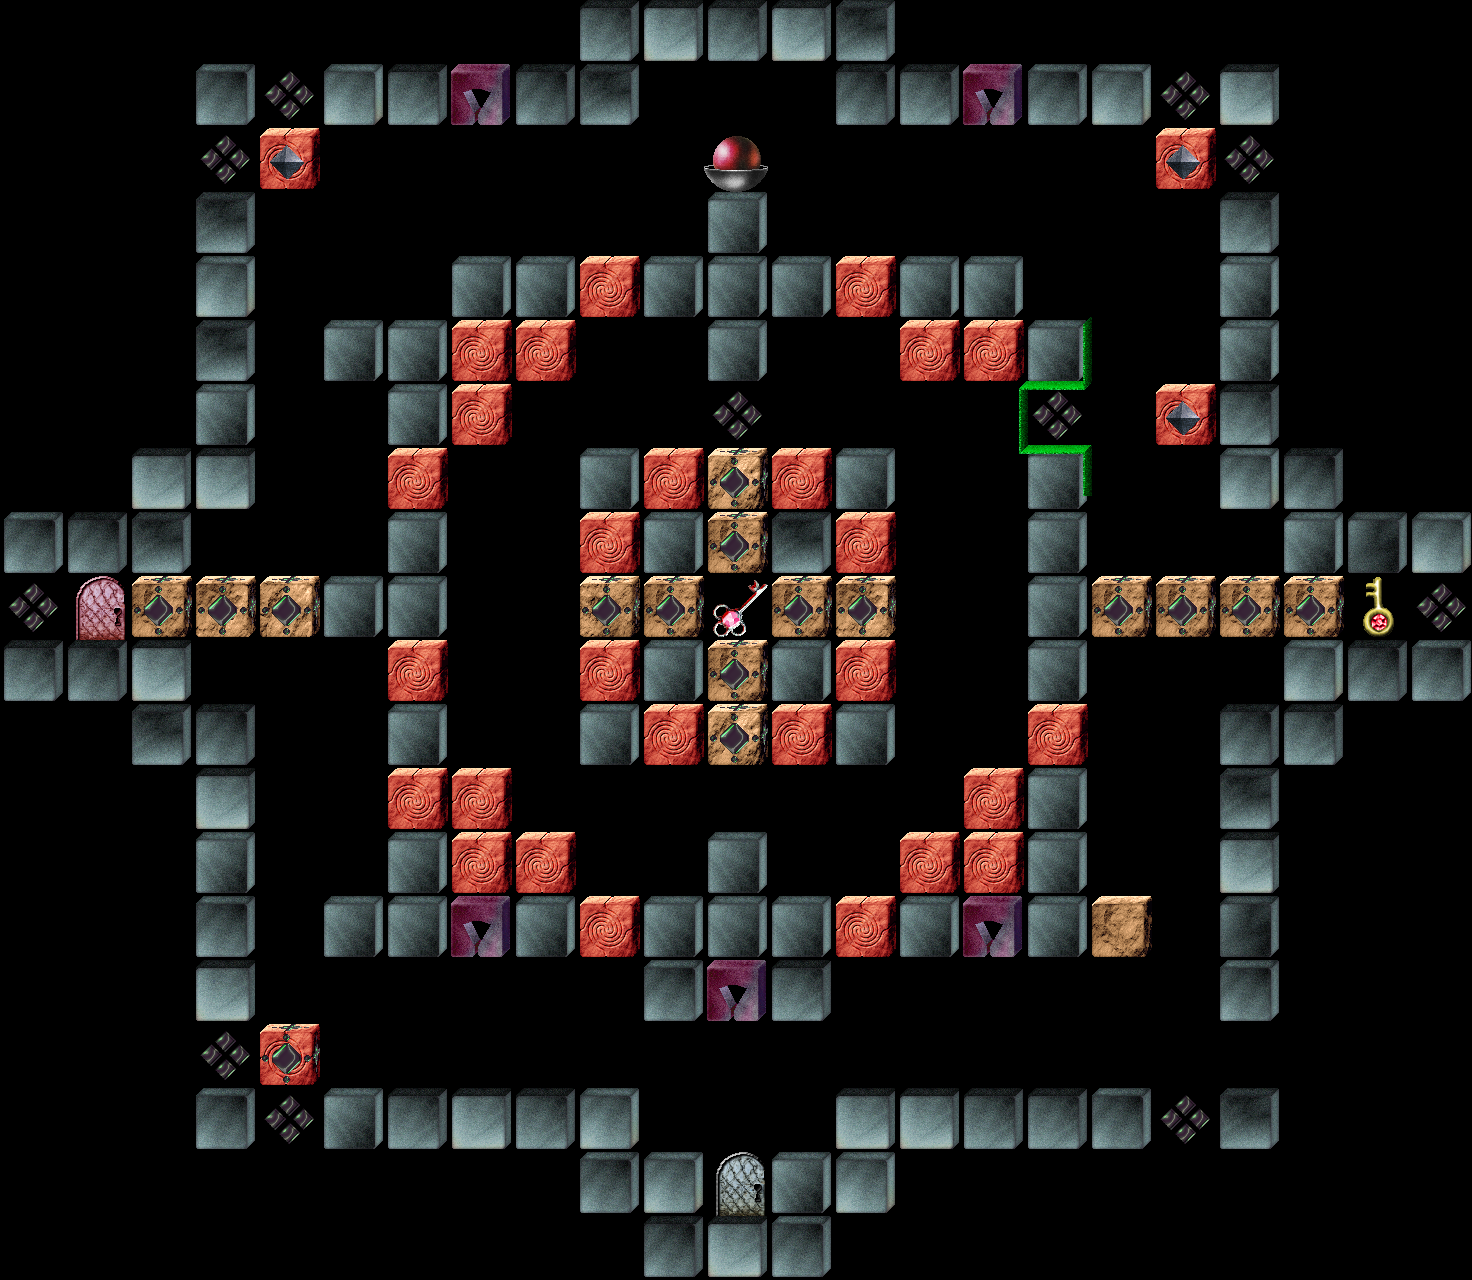

Below is a game level as drawn by its tile map, then a one-line description and the .tmx file that defines it, in full:
An orthogonal 23x20 tile map with 64x64 px tiles, 5 tile layers (Hidden Items, Items, Blocks, BlockExtras, ...), 2 tilesets and 2 objects.

<map version="1.8" tiledversion="1.11.0" orientation="orthogonal" renderorder="right-down" width="23" height="20" tilewidth="64" tileheight="64" infinite="0" nextlayerid="12" nextobjectid="184">
 <tileset firstgid="1" source="../StaticObjects.tsx" />
 <tileset firstgid="89" source="../BoxDrawing.tsx" />
 <layer id="4" name="Hidden Items" width="23" height="20">
  <data encoding="csv">
0,0,0,0,0,0,0,0,0,0,0,0,0,0,0,0,0,0,0,0,0,0,0,
0,0,0,0,0,0,0,0,0,0,0,0,0,0,0,0,0,0,0,0,0,0,0,
0,0,0,0,0,0,0,0,0,0,0,0,0,0,0,0,0,0,0,0,0,0,0,
0,0,0,0,0,0,0,0,0,0,0,0,0,0,0,0,0,0,0,0,0,0,0,
0,0,0,0,0,0,0,0,0,0,0,0,0,0,0,0,0,0,0,0,0,0,0,
0,0,0,0,0,0,0,0,0,0,0,0,0,0,0,0,0,0,0,0,0,0,0,
0,0,0,0,0,0,0,0,0,0,0,0,0,0,0,0,0,0,0,0,0,0,0,
0,0,0,0,0,0,0,0,0,0,0,0,0,0,0,0,0,0,0,0,0,0,0,
0,0,0,0,0,0,0,0,0,0,0,0,0,0,0,0,0,0,0,0,0,0,0,
0,0,0,0,0,0,0,0,0,0,0,0,0,0,0,0,0,0,0,0,0,0,0,
0,0,0,0,0,0,0,0,0,0,0,0,0,0,0,0,0,0,0,0,0,0,0,
0,0,0,0,0,0,0,0,0,0,0,0,0,0,0,0,0,0,0,0,0,0,0,
0,0,0,0,0,0,0,0,0,0,0,0,0,0,0,0,0,0,0,0,0,0,0,
0,0,0,0,0,0,0,0,0,0,0,0,0,0,0,0,0,0,0,0,0,0,0,
0,0,0,0,0,0,0,0,0,0,0,0,0,0,0,0,0,0,0,0,0,0,0,
0,0,0,0,0,0,0,0,0,0,0,0,0,0,0,0,0,0,0,0,0,0,0,
0,0,0,0,0,0,0,0,0,0,0,0,0,0,0,0,0,0,0,0,0,0,0,
0,0,0,0,0,0,0,0,0,0,0,0,0,0,0,0,0,0,0,0,0,0,0,
0,0,0,0,0,0,0,0,0,0,0,0,0,0,0,0,0,0,0,0,0,0,0,
0,0,0,0,0,0,0,0,0,0,0,0,0,0,0,0,0,0,0,0,0,0,0
</data>
 </layer>
 <layer id="2" name="Items" width="23" height="20">
  <data encoding="csv">
0,0,0,0,0,0,0,0,0,0,0,0,0,0,0,0,0,0,0,0,0,0,0,
0,0,0,0,0,0,0,0,0,0,0,0,0,0,0,0,0,0,0,0,0,0,0,
0,0,0,0,0,0,0,0,0,0,0,0,0,0,0,0,0,0,0,0,0,0,0,
0,0,0,0,0,0,0,0,0,0,0,0,0,0,0,0,0,0,0,0,0,0,0,
0,0,0,0,0,0,0,0,0,0,0,0,0,0,0,0,0,0,0,0,0,0,0,
0,0,0,0,0,0,0,0,0,0,0,0,0,0,0,0,0,0,0,0,0,0,0,
0,0,0,0,0,0,0,0,0,0,0,0,0,0,0,0,0,0,0,0,0,0,0,
0,0,0,0,0,0,0,0,0,0,0,0,0,0,0,0,0,0,0,0,0,0,0,
0,0,0,0,0,0,0,0,0,0,0,0,0,0,0,0,0,0,0,0,0,0,0,
0,0,0,0,0,0,0,0,0,0,0,44,0,0,0,0,0,0,0,0,0,41,0,
0,0,0,0,0,0,0,0,0,0,0,0,0,0,0,0,0,0,0,0,0,0,0,
0,0,0,0,0,0,0,0,0,0,0,0,0,0,0,0,0,0,0,0,0,0,0,
0,0,0,0,0,0,0,0,0,0,0,0,0,0,0,0,0,0,0,0,0,0,0,
0,0,0,0,0,0,0,0,0,0,0,0,0,0,0,0,0,0,0,0,0,0,0,
0,0,0,0,0,0,0,0,0,0,0,0,0,0,0,0,0,0,0,0,0,0,0,
0,0,0,0,0,0,0,0,0,0,0,0,0,0,0,0,0,0,0,0,0,0,0,
0,0,0,0,0,0,0,0,0,0,0,0,0,0,0,0,0,0,0,0,0,0,0,
0,0,0,0,0,0,0,0,0,0,0,0,0,0,0,0,0,0,0,0,0,0,0,
0,0,0,0,0,0,0,0,0,0,0,0,0,0,0,0,0,0,0,0,0,0,0,
0,0,0,0,0,0,0,0,0,0,0,0,0,0,0,0,0,0,0,0,0,0,0
</data>
 </layer>
 <layer id="1" name="Blocks" width="23" height="20">
  <data encoding="csv">
0,0,0,0,0,0,0,0,0,7,8,7,8,5,0,0,0,0,0,0,0,0,0,
0,0,0,3,25,1,7,30,6,5,0,0,0,6,7,30,3,1,25,8,0,0,0,
0,0,0,25,31,0,0,0,0,0,0,73,0,0,0,0,0,0,31,25,0,0,0,
0,0,0,5,0,0,0,0,0,0,0,2,0,0,0,0,0,0,0,7,0,0,0,
0,0,0,1,0,0,0,2,2,31,2,2,2,31,2,2,0,0,0,2,0,0,0,
0,0,0,5,0,2,2,31,31,0,0,2,0,0,31,31,2,0,0,2,0,0,0,
0,0,0,2,0,0,2,31,0,0,0,25,0,0,0,0,25,0,31,7,0,0,0,
0,0,8,8,0,0,31,0,0,2,31,13,31,2,0,0,2,0,0,1,6,0,0,
3,6,5,0,0,0,2,0,0,31,2,11,5,31,0,0,2,0,0,0,2,4,1,
25,36,11,16,9,2,2,0,0,15,11,0,11,16,0,0,2,11,11,11,11,0,25,
7,6,8,0,0,0,31,0,0,31,2,11,2,31,0,0,2,0,0,0,1,6,3,
0,0,5,6,0,0,2,0,0,2,31,13,31,2,0,0,31,0,0,6,7,0,0,
0,0,0,8,0,0,31,31,0,0,0,0,0,0,0,31,2,0,0,5,0,0,0,
0,0,0,2,0,0,2,31,31,0,0,2,0,0,31,31,2,0,0,8,0,0,0,
0,0,0,3,0,2,2,30,2,31,2,2,2,31,2,30,2,11,0,4,0,0,0,
0,0,0,8,0,0,0,0,0,0,3,30,7,0,0,0,0,0,0,3,0,0,0,
0,0,0,25,31,0,0,0,0,0,0,0,0,0,0,0,0,0,0,0,0,0,0,
0,0,0,3,25,2,7,8,7,1,0,0,0,8,8,7,7,3,25,5,0,0,0,
0,0,0,0,0,0,0,0,0,3,1,33,2,1,0,0,0,0,0,0,0,0,0,
0,0,0,0,0,0,0,0,0,0,6,8,3,0,0,0,0,0,0,0,0,0,0
</data>
 </layer>
 <layer id="10" name="BlockExtras" width="23" height="20">
  <data encoding="csv">
0,0,0,0,0,0,0,0,0,0,0,0,0,0,0,0,0,0,0,0,0,0,0,
0,0,0,0,0,0,0,0,0,0,0,0,0,0,0,0,0,0,0,0,0,0,0,
0,0,0,0,26,0,0,0,0,0,0,0,0,0,0,0,0,0,26,0,0,0,0,
0,0,0,0,0,0,0,0,0,0,0,0,0,0,0,0,0,0,0,0,0,0,0,
0,0,0,0,0,0,0,0,0,0,0,0,0,0,0,0,0,0,0,0,0,0,0,
0,0,0,0,0,0,0,0,0,0,0,0,0,0,0,0,0,0,0,0,0,0,0,
0,0,0,0,0,0,0,0,0,0,0,0,0,0,0,0,0,0,26,0,0,0,0,
0,0,0,0,0,0,0,0,0,0,0,29,0,0,0,0,0,0,0,0,0,0,0,
0,0,0,0,0,0,0,0,0,0,0,29,0,0,0,0,0,0,0,0,0,0,0,
0,0,29,29,29,0,0,0,0,29,29,0,29,29,0,0,0,29,29,29,29,0,0,
0,0,0,0,0,0,0,0,0,0,0,29,0,0,0,0,0,0,0,0,0,0,0,
0,0,0,0,0,0,0,0,0,0,0,29,0,0,0,0,0,0,0,0,0,0,0,
0,0,0,0,0,0,0,0,0,0,0,0,0,0,0,0,0,0,0,0,0,0,0,
0,0,0,0,0,0,0,0,0,0,0,0,0,0,0,0,0,0,0,0,0,0,0,
0,0,0,0,0,0,0,0,0,0,0,0,0,0,0,0,0,0,0,0,0,0,0,
0,0,0,0,0,0,0,0,0,0,0,0,0,0,0,0,0,0,0,0,0,0,0,
0,0,0,0,29,0,0,0,0,0,0,0,0,0,0,0,0,0,0,0,0,0,0,
0,0,0,0,0,0,0,0,0,0,0,0,0,0,0,0,0,0,0,0,0,0,0,
0,0,0,0,0,0,0,0,0,0,0,0,0,0,0,0,0,0,0,0,0,0,0,
0,0,0,0,0,0,0,0,0,0,0,0,0,0,0,0,0,0,0,0,0,0,0
</data>
 </layer>
 <layer id="9" name="Walls" width="23" height="20" offsetx="-16" offsety="-16">
  <data encoding="csv">
0,0,0,0,0,0,0,0,0,0,0,0,0,0,0,0,0,0,0,0,0,0,0,
0,0,0,0,0,0,0,0,0,0,0,0,0,0,0,0,0,0,0,0,0,0,0,
0,0,0,0,0,0,0,0,0,0,0,0,0,0,0,0,0,0,0,0,0,0,0,
0,0,0,0,0,0,0,0,0,0,0,0,0,0,0,0,0,0,0,0,0,0,0,
0,0,0,0,0,0,0,0,0,0,0,0,0,0,0,0,0,0,0,0,0,0,0,
0,0,0,0,0,0,0,0,0,0,0,0,0,0,0,0,0,93,0,0,0,0,0,
0,0,0,0,0,0,0,0,0,0,0,0,0,0,0,0,94,104,0,0,0,0,0,
0,0,0,0,0,0,0,0,0,0,0,0,0,0,0,0,102,96,0,0,0,0,0,
0,0,0,0,0,0,0,0,0,0,0,0,0,0,0,0,0,0,0,0,0,0,0,
0,0,0,0,0,0,0,0,0,0,0,0,0,0,0,0,0,0,0,0,0,0,0,
0,0,0,0,0,0,0,0,0,0,0,0,0,0,0,0,0,0,0,0,0,0,0,
0,0,0,0,0,0,0,0,0,0,0,0,0,0,0,0,0,0,0,0,0,0,0,
0,0,0,0,0,0,0,0,0,0,0,0,0,0,0,0,0,0,0,0,0,0,0,
0,0,0,0,0,0,0,0,0,0,0,0,0,0,0,0,0,0,0,0,0,0,0,
0,0,0,0,0,0,0,0,0,0,0,0,0,0,0,0,0,0,0,0,0,0,0,
0,0,0,0,0,0,0,0,0,0,0,0,0,0,0,0,0,0,0,0,0,0,0,
0,0,0,0,0,0,0,0,0,0,0,0,0,0,0,0,0,0,0,0,0,0,0,
0,0,0,0,0,0,0,0,0,0,0,0,0,0,0,0,0,0,0,0,0,0,0,
0,0,0,0,0,0,0,0,0,0,0,0,0,0,0,0,0,0,0,0,0,0,0,
0,0,0,0,0,0,0,0,0,0,0,0,0,0,0,0,0,0,0,0,0,0,0
</data>
 </layer>
 <objectgroup id="3" name="Actors">
  <object id="178" template="../Spawner.tx" x="1248" y="1056">
   <properties>
    <property name="FaceDirection" propertytype="Direction" value="Down" />
    <property name="Gravity" propertytype="Direction" value="Left" />
    <property name="InitialPause" type="float" value="0" />
    <property name="SpawnInterval" type="float" value="3" />
    <property name="SpawnType" propertytype="SpawnType" value="Comet" />
   </properties>
  </object>
  <object id="179" template="../Dana.tx" x="352" y="544" />
 </objectgroup>
</map>
